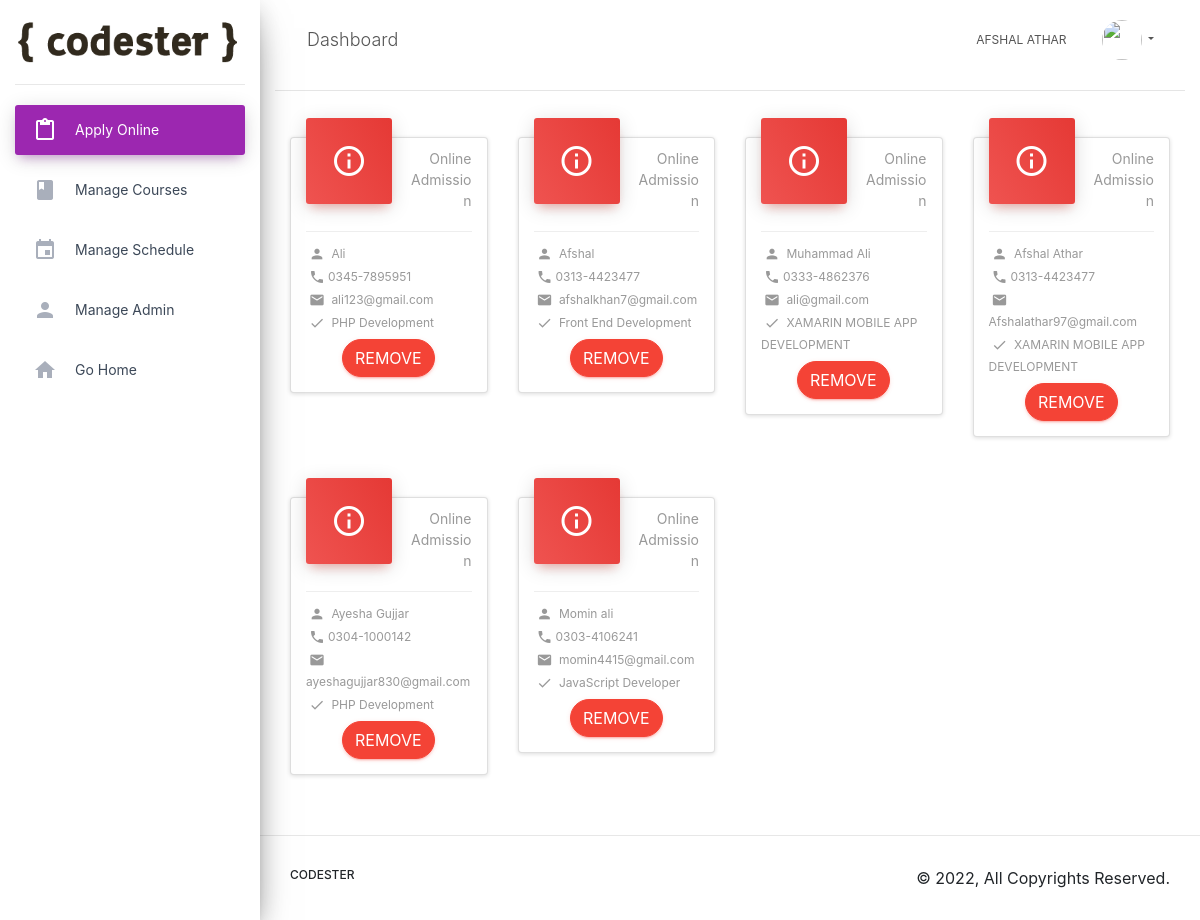
The page /Dashboard.php (signed in) on the database its author committed.
### tables this page shows
CREATE TABLE `registrationform` (
  `REGIST_ID` int(11) NOT NULL,
  `EMAIL` varchar(200) DEFAULT NULL,
  `PHONE_NUMBER` varchar(30) DEFAULT NULL,
  `C_ID` int(11) NOT NULL,
  `NAME` varchar(200) DEFAULT NULL,
  `ACTION` int(11) DEFAULT NULL
);

CREATE TABLE `course` (
  `COURSE_ID` int(11) NOT NULL,
  `TITLE` varchar(500) DEFAULT NULL,
  `DESCRIPTION` varchar(1000) DEFAULT NULL,
  `CONTENT` varchar(1000) DEFAULT NULL,
  `DURATION` varchar(500) DEFAULT NULL,
  `IMAGE` varchar(500) DEFAULT NULL,
  `FEES` float DEFAULT NULL
);

### Dashboard.php (the view, shortened to what this page needs)
<!DOCTYPE html>
<html>
<head>
    <link rel="stylesheet" href="https://maxcdn.bootstrapcdn.com/font-awesome/latest/css/font-awesome.min.css">
    <link href="lib/bootstrap/css/material-dashboard.css" rel="stylesheet" />
    <link href="lib/StyleCss.css" rel="stylesheet">
    <link href="lib/bootstrap/dist/css/bootstrap.min.css" rel="stylesheet">
    <link href="lib/bootstrap/dist/css/bootstrap-grid.min.css" rel="stylesheet" />
    <link rel="stylesheet" href="https://stackpath.bootstrapcdn.com/font-awesome/4.7.0/css/font-awesome.min.css">
</head>
<body>
    <div class="wrapper ">
        <div class="sidebar" data-color="purple" data-background-color="white">
            <div class="logo">
                <a class="navbar-brand pl-3" href="#"><img alt="LOGO" height="45px" src="images/logo.png"></a>
            </div>
            <div class="sidebar-wrapper">
                <ul class="nav">
                    <li class="nav-item active  ">
                        <a class="nav-link" href="Dashboard.php">
                            <i class="material-icons">content_paste</i>
                            <p>Apply Online</p>
                        </a>
                    </li>
                    <li class="nav-item">
                        <a class="nav-link" href="ManageCourses.php">
                            <i class="material-icons">book</i>
                            <p>Manage Courses</p>
                        </a>
                    </li>
                    <li class="nav-item">
                        <a class="nav-link" href="ManageSchedules.php">
                            <i class="material-icons">event</i>
                            <p>Manage Schedule</p>
                        </a>
                    </li>
                    <li class="nav-item">
                        <a class="nav-link" href="ManageAdmin.php">
                            <i class="material-icons">person</i>
                            <p>Manage Admin</p>
                        </a>
                    </li>
                    <li class="nav-item">
                        <a class="nav-link" href="Index.php">
                            <i class="material-icons">home</i>
                            <p>Go Home</p>
                        </a>
                    </li>
                </ul>
            </div>
        </div>
        <div class="main-panel">
            <nav class="navbar navbar-expand-lg navbar-transparent navbar-absolute fixed-top ">
                <div class="container-fluid">
                    <div class="navbar-wrapper">
                        <a class="navbar-brand" href="#">Dashboard</a>
                    </div>
                    <div class="collapse navbar-collapse justify-content-end">
                        <ul class="navbar-nav">
                            <li class="nav-item">
                                <a class="nav-link" href="javascript:;">
                                    <?php
                                    echo $_SESSION['Name'];
                                    ?>
                                </a>
                            </li>
                            <li class="nav-item dropdown">
                                <a class="nav-link dropdown-toggle" href="#" id="navbarDropdownProfile" role="button" data-toggle="dropdown" aria-haspopup="true" aria-expanded="false">
                                    <?php
                                        if($_SESSION['IMAGE'] == "")
                                            echo '<img src="Images/Admin.png" class="rounded-circle" height="40" width="40">';
                                        else
                                        echo '<img src="AdminImages/'. $_SESSION['IMAGE'] .'" class="rounded-circle" height="40" width="40">';
                                    ?>
                                </a>
                            </li>
                        </ul>
                    </div>
                </div>
            </nav>
            <div class="content pt-1">
                <hr>
                <div class="container-fluid">
                    <div class="row">
                    <?php
                                            $connection =  new mysqli("localhost","root","","codester");
                                                $query= "SELECT* FROM registrationform r join course c on r.C_ID = c.COURSE_ID  where ACTION = 0";
                                                $Result = $connection->query($query);
                                                while($Form= $Result->fetch_assoc())
                                                {
                                                   echo ' <div class="col-lg-3 col-md-6 col-sm-6">
                                                   <div class="card card-stats">
                                                       <div class="card-header card-header-danger card-header-icon">
                                                           <div class="card-icon">
                                                               <i class="material-icons">info_outline</i>
                                                           </div>
                                                           <p class="card-category">Online Admission</p>
                                                       </div>
                                                       <div class="card-footer">
                                                           <div class="col-lg-12 p-0 m-0">
                                                               <div class="p-0 m-0">
                                                                   <div class="stats" style="display: block;">
                                                                       <i class="material-icons">person</i> '. $Form["NAME"] .'
                                                                   </div>
                                                                   <div class="stats" style="display: block;">
                                                                       <i class="material-icons">phone</i>'. $Form["PHONE_NUMBER"] .'
                                                                   </div>
                                                                   <div class="stats" style="display: block;">
                                                                       <i class="material-icons">email</i> '. $Form["EMAIL"] .'
                                                                   </div>
                                                                   <div class="stats" style="display: block;">
                                                                       <i class="material-icons">done</i> '. $Form["TITLE"] .'
                                                                   </div>
                                                                   <div class="col-lg-12">
                                                                       <div class=" text-center">
                                                                           <a class="btn btn-danger btn-round" href="RemoveForm.php?id='. $Form["REGIST_ID"] .'">Remove</a>
                                                                       </div>
                                                                   </div>
                                                               </div>
                                                           </div>
                                                       </div>
                                                   </div>
                                               </div>' ;
                                                }
                        ?>
                    </div>
                </div>
            </div>
            <footer class="footer">
                <div class="container-fluid">
                    <nav class="float-left">
                        <ul>
                            <li>
                                <a href="#">CODESTER</a>
                            </li>
                        </ul>
                    </nav>
                    <div class="copyright float-right">
                        &copy;
                        , All Copyrights Reserved.
                    </div>
                </div>
            </footer>
        </div>
    </div>
</body>
</html>

### rows shown on the page
registrationform: NAME "Ali", PHONE_NUMBER "0345-7895951", EMAIL "ali123@gmail.com", C_ID.TITLE "PHP Development"
registrationform: NAME "Afshal", PHONE_NUMBER "0313-4423477", EMAIL "afshalkhan7@gmail.com", C_ID.TITLE "Front End Development"
registrationform: NAME "Muhammad Ali", PHONE_NUMBER "0333-4862376", EMAIL "ali@gmail.com", C_ID.TITLE "XAMARIN MOBILE APP DEVELOPMENT"
registrationform: NAME "Afshal Athar", PHONE_NUMBER "0313-4423477", EMAIL "Afshalathar97@gmail.com", C_ID.TITLE "XAMARIN MOBILE APP DEVELOPMENT"
registrationform: NAME "Ayesha Gujjar", PHONE_NUMBER "0304-1000142", EMAIL "ayeshagujjar830@gmail.com", C_ID.TITLE "PHP Development"
registrationform: NAME "Momin ali", PHONE_NUMBER "0303-4106241", EMAIL "momin4415@gmail.com", C_ID.TITLE "JavaScript Developer"

### other values the page prints
$_SESSION['Name'] "AFSHAL ATHAR"
